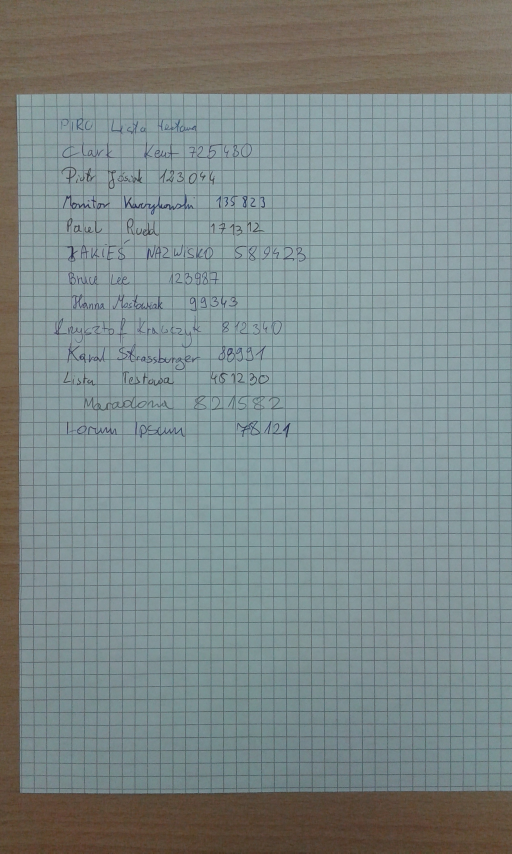
#> input picture res/img_1.jpg, 1536 x 2560 px (shown at 1/3 size)
$ python test.py res/img_1.jpg
#> lines starting #> are read from the running program, lines starting #| are printed output that depends on the picture; after the words box and inside, x2 and y2 are one past the last pixel; in counts of white or black regions, pixels touching at a corner belong together
#> further down, image is the input picture: shape (2560, 1536, 3); mean R, G, B 125.5, 137.2, 137
### processing.py
import cv2
import numpy as np
import keras
from keras import Sequential, layers
from keras.layers.advanced_activations import LeakyReLU
from keras.regularizers import l2

from PIL import Image, ImageEnhance

from skimage.transform import resize
from skimage.color import rgb2gray

from collections import Counter

DEBUG = False


def show_image(image, name, x=0, y=0, wait=False):
    cv2.namedWindow(name, cv2.WINDOW_NORMAL)
    cv2.imshow(name, image)
    cv2.resizeWindow(name, 600, 600)
    cv2.moveWindow(name, x, y)
    if wait:
        cv2.waitKey(0)


# [58 lines left out: functions crop_img, expand_horizontaly, sample_img, calc_num_lens, not called in this run]


def most_frequent(List):
    occurence_count = Counter(List)
    return occurence_count.most_common(1)[0][0]


# [30 lines left out: function process_predicted, not called in this run]


def calc_variance(classes):
    return np.var(classes)


# [34 lines left out: function gen_model, not called in this run]


class RecognizeNumbers:
    model_filename = 'rec_digits_weights.h5'

    # [7 lines left out: function __init__, not called in this run]

    def predict(self, sampled_imgs):
        return self.model.predict(sampled_imgs, steps=1)

    # Funkcja, która zwraca index z podanej linii
    # todo
    # [28 lines left out: function get_index, not called in this run]


class LinesUtil:
    # [69 lines left out: functions __init__, get_lines, crop_lines, not called in this run]


class PreProcessing:
    def __init__(self, image, gamma=0.8, contrast=10, threshold=1, debug=False):
        self.original_image = np.copy(image)
        self.debug = debug
        self.gamma = gamma
        self.contrast = contrast
        self.threshold = threshold

        self.result_image = self.preprocess_image(image)

    def preprocess_image(self, image):
        g = self.gamma
        c = self.contrast
        t = self.threshold

        img = image
        # img = self.adjust_gamma(image, g)

        img = cv2.cvtColor(img, cv2.COLOR_BGR2RGB)
        # [5 lines of commented-out code are left out]

        img = cv2.cvtColor(img, cv2.COLOR_BGR2GRAY)
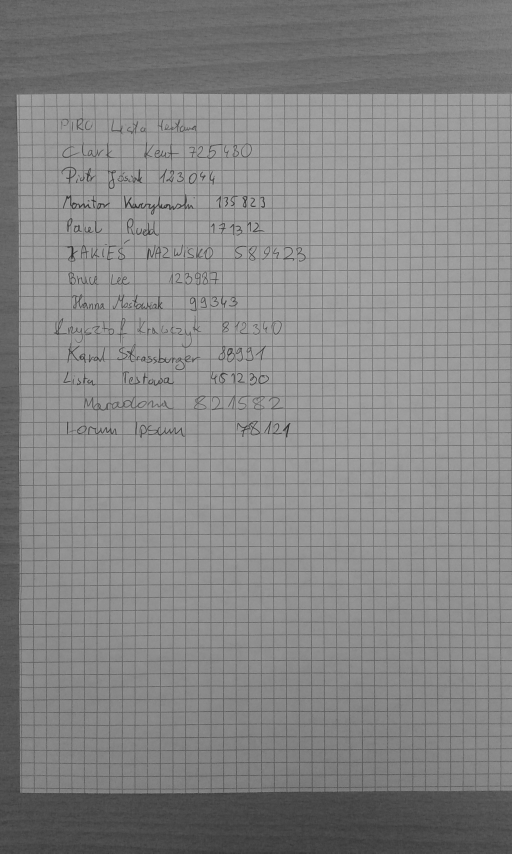
#> img: shape (2560, 1536) (shown at 1/3 size); min 29, max 179, mean 133.7

        img = cv2.GaussianBlur(img, (5, 5), 1)

        image = self.apply_threshold(img, t)
#> in apply_threshold, `thresh = cv2.adaptiveThreshold(image, 255, cv2.ADAPTIVE_THRESH_GAUSSIA..`:
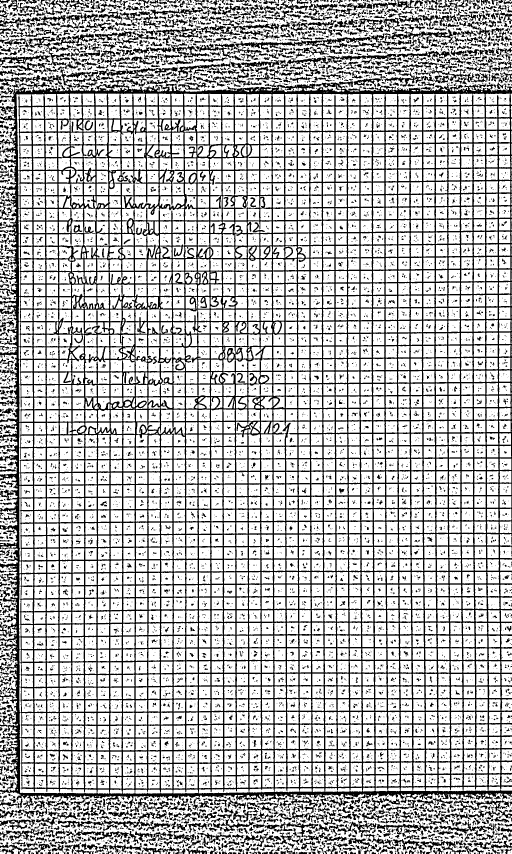
#> thresh: shape (2560, 1536) (shown at 1/3 size); 71.9% white; 11712 black regions (8729 under 20 px), largest, box (x1, y1, x2, y2) and area: (0, 208, 1536, 2455) 737207, (642, 100, 1173, 162) 5762, (831, 152, 1354, 207) 5021

        kernel = np.ones((5, 5), np.uint8)

        image = 255 - image

        image = cv2.dilate(image, cv2.getStructuringElement(cv2.MORPH_ELLIPSE, (12, 12)))
#> image: shape (2560, 1536); 94.8% white; 6468 black regions (3660 under 20 px), largest, box (x1, y1, x2, y2) and area: (640, 1648, 663, 1671) 405, (338, 1424, 361, 1447) 376, (940, 1459, 963, 1482) 363
        image = cv2.morphologyEx(image, cv2.MORPH_OPEN, cv2.getStructuringElement(cv2.MORPH_RECT, (15, 1)))
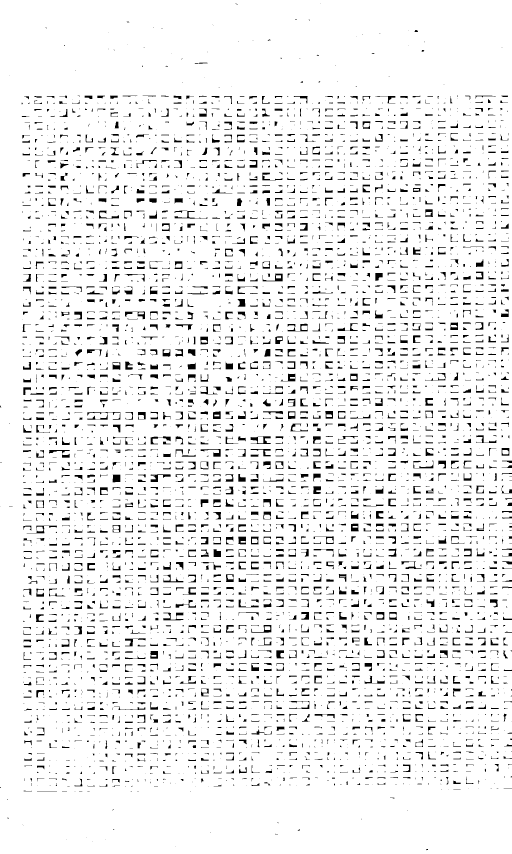
#> image: shape (2560, 1536) (shown at 1/3 size); 93.2% white; 4500 black regions (1799 under 20 px), largest, box (x1, y1, x2, y2) and area: (262, 1236, 361, 1259) 605, (752, 1309, 812, 1332) 603, (452, 1423, 512, 1446) 548
        image = cv2.dilate(image, cv2.getStructuringElement(cv2.MORPH_RECT, (5, 1)))
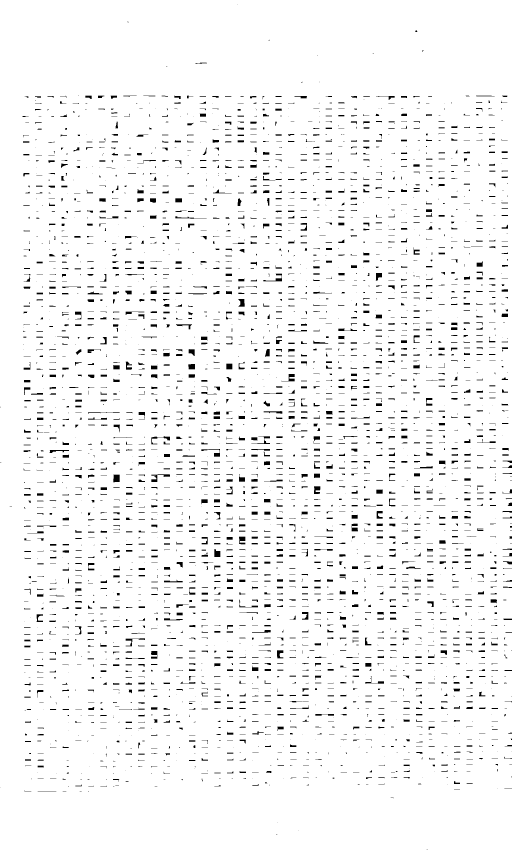
#> image: shape (2560, 1536) (shown at 1/3 size); 96.1% white; 3352 black regions (1237 under 20 px), largest, box (x1, y1, x2, y2) and area: (454, 1423, 510, 1446) 425, (340, 1424, 359, 1447) 411, (790, 821, 846, 844) 359
        image = cv2.morphologyEx(image, cv2.MORPH_CLOSE, cv2.getStructuringElement(cv2.MORPH_ELLIPSE, (10, 6)))
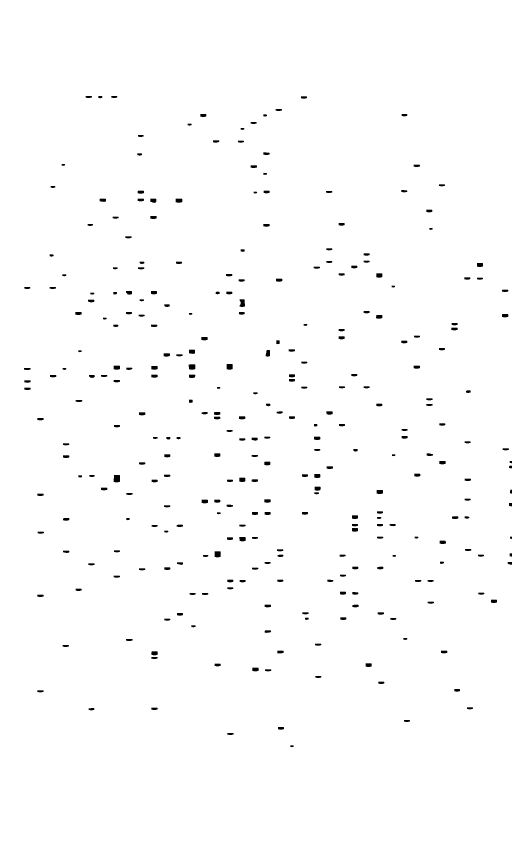
#> image: shape (2560, 1536) (shown at 1/3 size); 99.1% white; 299 black regions, largest, box (x1, y1, x2, y2) and area: (341, 1425, 360, 1447) 397, (719, 898, 735, 921) 314, (644, 1654, 662, 1672) 313

        image = cv2.morphologyEx(image, cv2.MORPH_OPEN, cv2.getStructuringElement(cv2.MORPH_RECT, (1, 15)))
#> image: shape (2560, 1536); 99.1% white; 287 black regions, largest, box (x1, y1, x2, y2) and area: (1279, 1195, 1298, 1218) 426, (454, 1954, 473, 1977) 422, (642, 1236, 661, 1258) 405
        image = cv2.morphologyEx(image, cv2.MORPH_CLOSE, cv2.getStructuringElement(cv2.MORPH_ELLIPSE, (10, 6)))
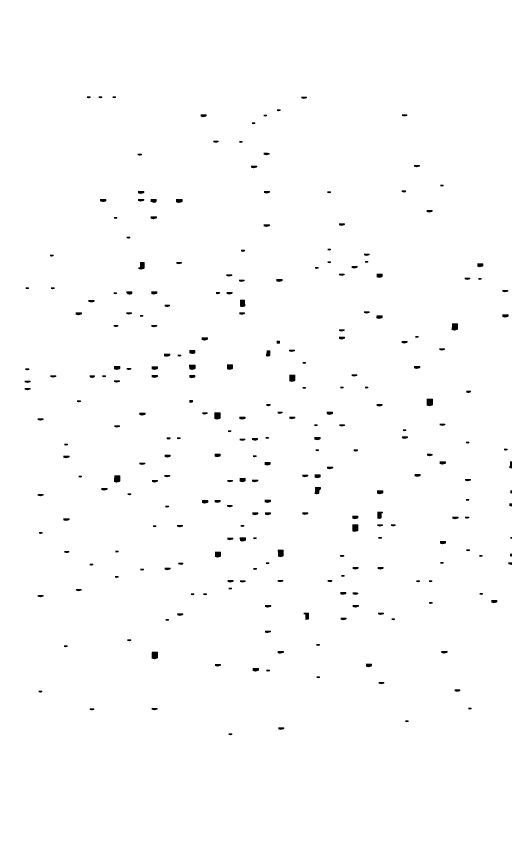
#> image: shape (2560, 1536) (shown at 1/3 size); 99.3% white; 254 black regions, largest, box (x1, y1, x2, y2) and area: (1280, 1196, 1299, 1219) 407, (455, 1955, 474, 1978) 405, (643, 1237, 662, 1259) 388

        # image = cv2.erode(image, cv2.getStructuringElement(cv2.MORPH_RECT, (8, 1)), iterations=2)
        # image = cv2.morphologyEx(image, cv2.MORPH_OPEN, kernel)

        image = 255 - image
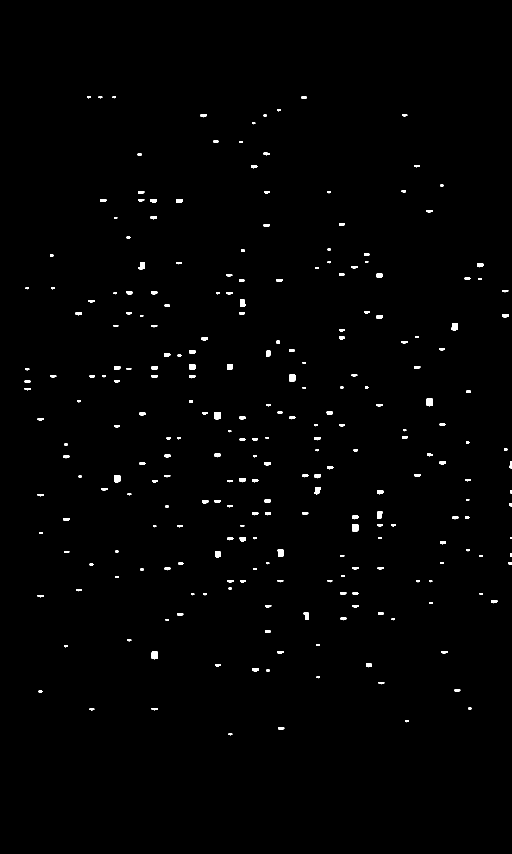
#> image: shape (2560, 1536) (shown at 1/3 size); 0.72% white; 254 white regions, largest, box (x1, y1, x2, y2) and area: (1280, 1196, 1299, 1219) 407, (455, 1955, 474, 1978) 405, (643, 1237, 662, 1259) 388

        if self.debug:
            # show_image(img, 'Grey', 0, 300)

            show_image(image, 'Thresh', 800, 300, True)

        return image

    # [16 lines left out: functions adjust_gamma, change_contrast, not called in this run]

    def apply_threshold(self, image, t):
        thresh = cv2.adaptiveThreshold(image, 255, cv2.ADAPTIVE_THRESH_GAUSSIAN_C, cv2.THRESH_BINARY, 31, t)

        return thresh


def pre_process(image):
    return image

### Sliders.py
import cv2

class Sliders:
    def __init__(self):
        g = 0.8
        c = 10
        m = 1
        self.gamma = g
        self.contrast = c
        self.mean = m

        # [13 lines left out: functions onGammaChange, onContrastChange, onMeanChange, not called in this run]

        cv2.namedWindow('sliders', cv2.WINDOW_AUTOSIZE)

        cv2.createTrackbar('gamma', 'sliders', 0, 10000, onGammaChange)
        cv2.createTrackbar('contrast', 'sliders', 0, 2000, onContrastChange)
        cv2.createTrackbar('mean', 'sliders', 0, 255, onMeanChange)

        cv2.setTrackbarPos('gamma', 'sliders', 140)
        cv2.setTrackbarPos('contrast', 'sliders', 100)
        cv2.setTrackbarPos('mean', 'sliders', 200)

        cv2.moveWindow("sliders", 1000, 0)

        pass

### test.py
import io
import sys

import cv2
import yaml
from matplotlib.image import imread

import Sliders
import processing

DEBUG = True

sliders = Sliders.Sliders()

image = imread("{}".format(sys.argv[1]))

while True:
    pp_image = processing.PreProcessing(image, sliders.gamma, sliders.contrast, sliders.mean, DEBUG).result_image
    key = cv2.waitKey(0)
#> (key Esc is pressed here)

    # press 's' button to save params to .yaml file
    if key == 115:
        data = {
            'gamma': sliders.gamma,
            'contrast': sliders.contrast,
            'threshold': sliders.mean,
                }

        # Write YAML file
        with io.open('params.yaml', 'w', encoding='utf8') as outfile:
            yaml.dump(data, outfile, default_flow_style=False, allow_unicode=True)

$ run again, on res/img_12.jpg
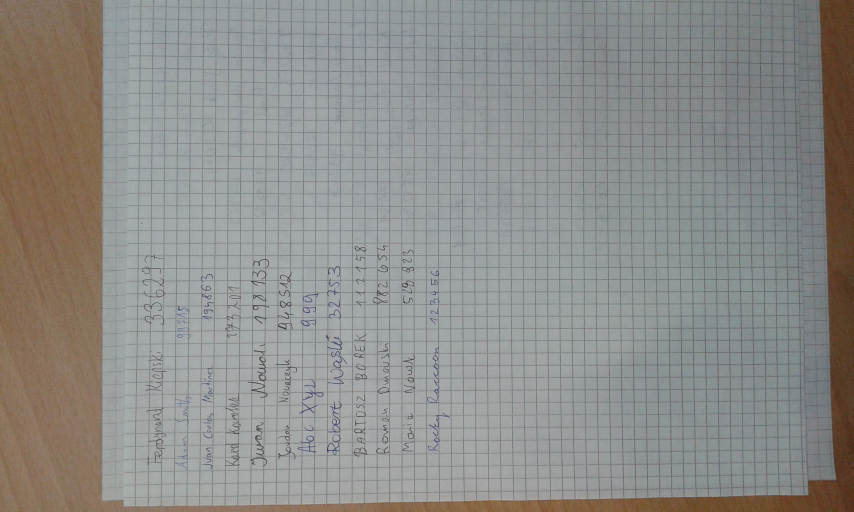
#> input picture res/img_12.jpg, 2560 x 1536 px (shown at 1/3 size)
#> image is the input picture: shape (1536, 2560, 3); mean R, G, B 141.6, 141.6, 138.7
#> in apply_threshold, `thresh = cv2.adaptiveThreshold(image, 255, cv2.ADAPTIVE_THRESH_GAUSSIA..`:
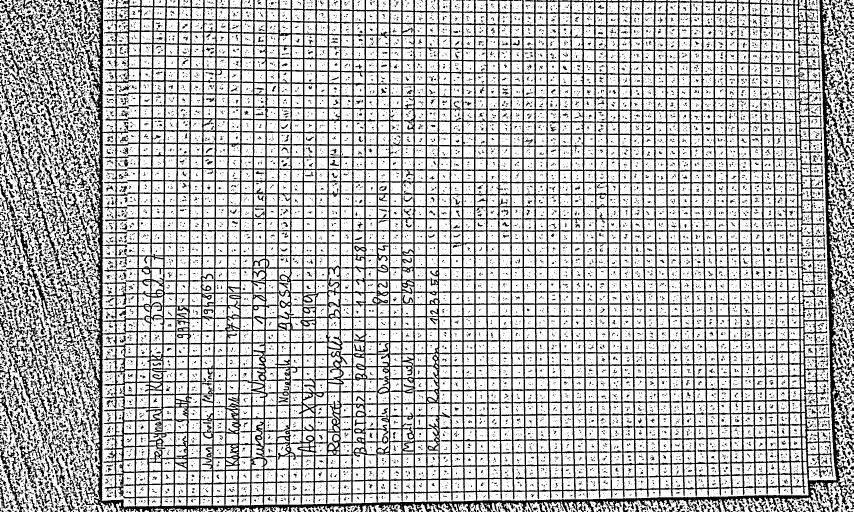
#> thresh: shape (1536, 2560) (shown at 1/3 size); 72% white; 11981 black regions (9108 under 20 px), largest, box (x1, y1, x2, y2) and area: (239, 0, 2560, 1536) 788556, (7, 392, 112, 607) 4050, (86, 572, 183, 810) 3350
#> in preprocess_image, `image = 255 - image`:
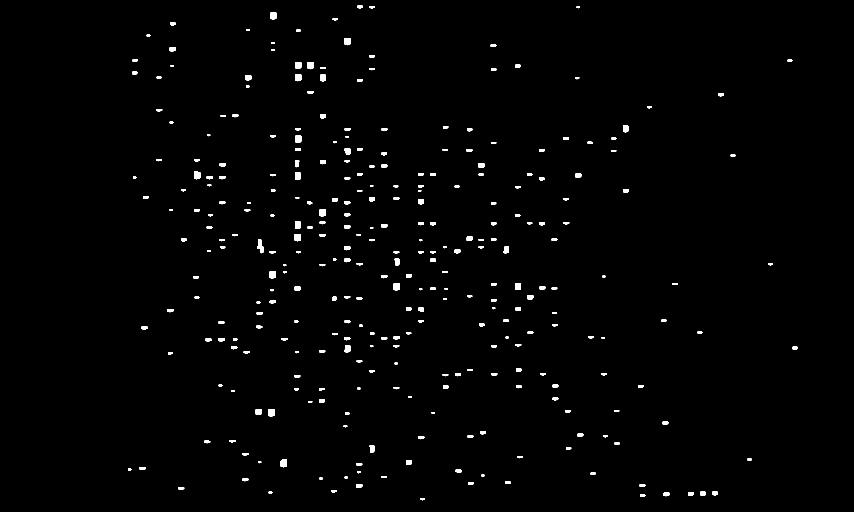
#> image: shape (1536, 2560) (shown at 1/3 size); 0.99% white; 309 white regions, largest, box (x1, y1, x2, y2) and area: (771, 719, 790, 760) 473, (842, 1378, 861, 1402) 411, (805, 1227, 824, 1250) 407
